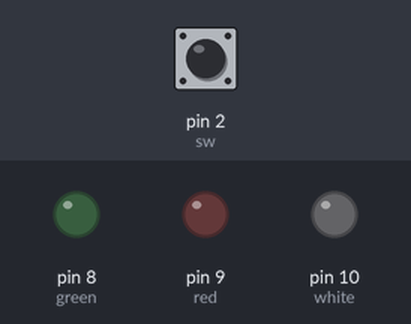
Simulated run of this sketch. Board: Arduino Uno, built with avr-gcc and run on an emulated ATmega328P. Shown: output pins drawn as LEDs (lit = HIGH). The inputs (shaded band) are chosen by the test bench; at power-on: pin 2 (sw) HIGH. What the sketch prints to the serial monitor is not drawn.

Above: at 1.2 s.
1.3 s: pin 2 (sw) pulled LOW for 0.15 s
At 2.2 s:
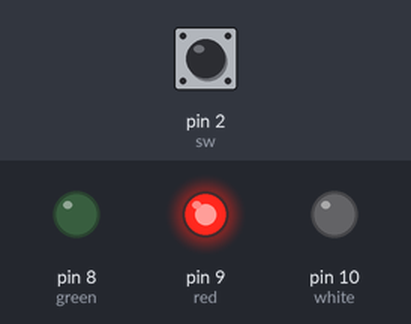
Timing chart, 0 to 4.3 s (numbered marks = the images above; inputs shaded):
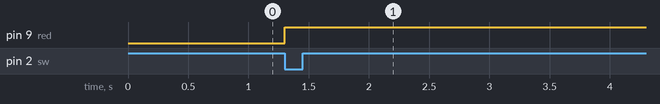

The sketch:

AhmedSapry_Hermione_s_Potions.ino
```cpp
#include "Timer.h"
int sw = 2;
int red = 9;
int green = 8;
int white = 10 ;

Timer t; //the object of the libaray


int flag = 0;
void setup()
{
  Serial.begin(9600);

  pinMode(green, OUTPUT);
  pinMode(red, OUTPUT);
  pinMode(white, OUTPUT);

  pinMode(sw, INPUT_PULLUP);

  int RedLedEvent = t.after(900000, Heat);                   // 15 mins equal to 900,000 milliseconds
  int GreenLedEvent = t.every(120000, MixingIngredients);    // 2 mins equal to 12,0000 milliseconds
  int WhiteLedEvent1 = t.after(300000, addingIngredients);   // 5 mins equal to 300,000 milliseconds
  int WhiteLedEvent2 = t.after(480000, addingIngredients);   // 8 mins equal to 480,000 milliseconds
  Serial.print("After event started id=");
  Serial.println(RedLedEvent);

}

void loop()
{
  if(digitalRead(sw)==LOW)   //checking the state of switch
   {
     flag=1;
     digitalWrite(red,HIGH);
   }

    if(flag==1)           // the flzg will allow to the code to continue
   {
     t.update();
   }

}

void Heat()
{
 digitalWrite(red,LOW);
}

void MixingIngredients()
{
  Serial.println("stop the led event");
  t.oscillate(green, 500, LOW, 10);           // 10*500 = 5 S
}

void addingIngredients()
{
 t.oscillate(white, 250, LOW, 40);           // 250* 40 = 10 s
}
```

Measured:
- after the input at 1.3 s, pin 9 (red): LOW → HIGH at once
